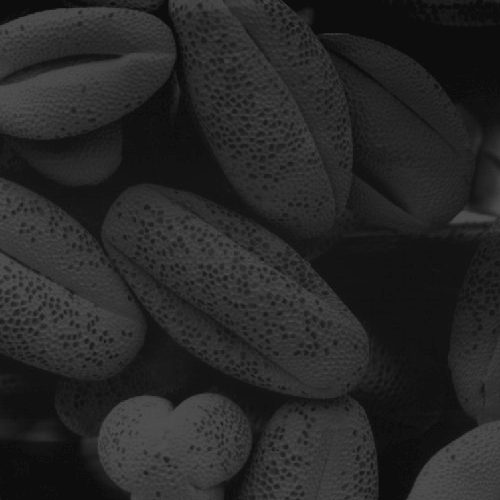
#> input picture lab3/Q3_1_2.tif, 500 x 500 px
$ python hist_equ.py
#> lines starting #> are read from the running program, lines starting #| are printed output that depends on the picture
#https://medium.com/hackernoon/histogram-equalization-in-python-from-scratch-ebb9c8aa3f23


import numpy as np
import matplotlib.pyplot as plt
from PIL import Image

def hist_arr(img_flat, bins):
    histogram = np.zeros(bins)
    for i in img_flat:
        histogram[i] += 1
    return histogram


def cumsum(a):
    a = iter(a)
    b = [next(a)]
    for i in a:
        b.append(b[-1] + i)
    return np.array(b)


def hist_equ_11812418(input_image):
    # Insert code here
#> called with input_image = 'Q3_1_2.tif'
    img = Image.open(input_image)
#> img is the input picture: PIL image 500x500 L; min 13, max 83, mean 38.7
    img_arr = np.asarray(img)
    img_flat = img_arr.flatten() #flatten image to 1D array

    #hist
    # plt.hist(img_flat, bins=50)
    # plt.show()
    input_img_hist = hist_arr(img_flat, 256)
#> the loop in hist_arr, `for i in img_flat:` made 250000 passes
#> i on passes 1 to 3: 13, 13, 13
#> after the loop in hist_arr, `for i in img_flat:`: histogram = 256 values, max 17718 at index 13, min 0 at index 0, mean 976.6
#> input_img_hist has the same summary as histogram in hist_arr
    #print(hist)

    #sum

    # cumulative sum
    # execute the fn
    cumulative_sum = cumsum(input_img_hist)
#> in cumsum, `b = [next(a)]`: b = [0]
#> the loop in cumsum, `for i in a:` made 255 passes
#> after the loop in cumsum, `for i in a:`: b = 256 values from 0 to 250000
#> cumulative_sum = 256 values from 0 to 250000

    # display the cs
    # plt.plot(cs)
    # plt.show()

    #normalize
    cs_norm = ((cumulative_sum - cumulative_sum.min()) * 255)/(cumulative_sum.max() - cumulative_sum.min())
#> cs_norm = 256 values from 0 to 255
    cs_norm = cs_norm.astype('uint8')


    # plt.plot(cs_norm)
    # plt.show()


    img_new = cs_norm[img_flat]
    #print(img_new)
    img_new_arr = np.reshape(img_new, img_arr.shape)
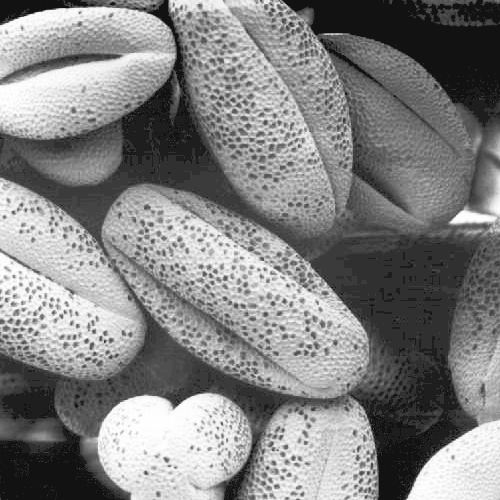
#> img_new_arr: shape (500, 500); min 18, max 255, mean 130.5
    output_img_hist = hist_arr(img_new_arr, 256)
#> output_img_hist = 256 values, max 500 at index 155, min 0 at index 0, mean 100.1

    #image file
    ouput_image = Image.fromarray(img_new_arr.astype(np.uint8))
    #hist file


    # return (ouput_image,input_img_hist,output_img_hist)
    return (ouput_image,img_flat,img_new)


 #return (output_image, output_hist, input_hist)


(oimg,input_hist,output_hist) = hist_equ_11812418("Q3_1_2.tif")

oimg.save("output/Q3_1_1_M.tif")

plt.hist(input_hist, bins=256)
plt.savefig('output/input_hist.png')
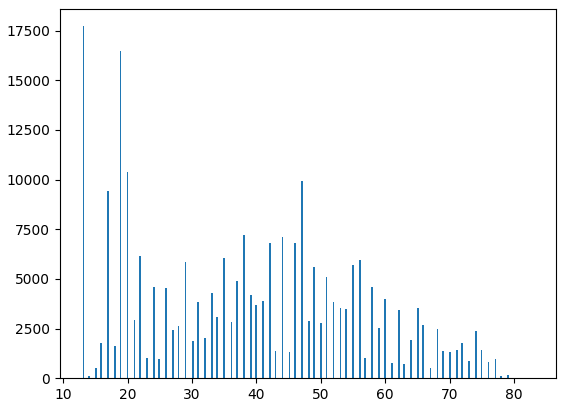
#> figure drawn by matplotlib, 1 panel; tallest bar 17718 high, from x = 13 to 13.27

plt.clf()
plt.hist(output_hist, bins=256)
plt.savefig('output/output_hist.png')
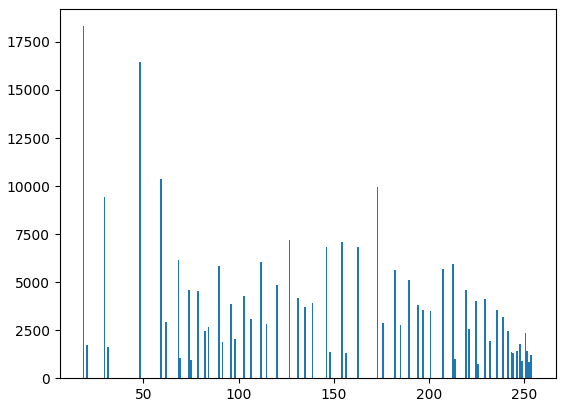
#> figure drawn by matplotlib, 1 panel; tallest bar 18320 high, from x = 18 to 18.93
